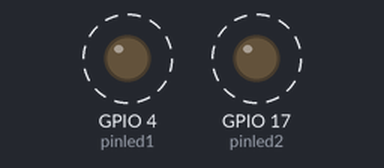
A program run on a simulated Raspberry Pi (BCM pin numbers). Parts: output pins drawn as LEDs (lit = HIGH). Dashed ring = blinking. The clock reads 2024-03-15 10:24:30 at power-on unless the program sets it.

Above: at 0.2 s.
Timing chart, 0 to 4.6 s (numbered marks = the images above):
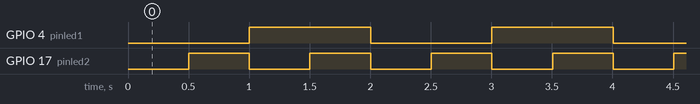

Measured:
- by itself, GPIO 4 (pinled1): alternates HIGH for 1.0 s and LOW for 1.0 s
- by itself, GPIO 17 (pinled2): alternates HIGH for 0.50 s and LOW for 0.50 s
- by itself, everything shown: repeats every 2.0 s, in 4 steps

The program:

prueba_de_leds_3.py
```python
import RPi.GPIO as IO
import time

pinled1 = 4
pinled2 = 17
interval_led1 = 1
interval_led2 = 0.5

def setup_gpio():
    IO.setmode(IO.BCM)
    IO.setup(pinled1, IO.OUT)
    IO.setup(pinled2, IO.OUT)

def netejaIO():
    IO.cleanup()

def time_slicing_leds():
    last_time_led1 = time.time()
    last_time_led2 = time.time()

    led1_state = False
    led2_state = False

    while True:
        current_time = time.time()

        if current_time - last_time_led1 >= interval_led1:
            led1_state = not led1_state
            IO.output(pinled1, led1_state)
            last_time_led1 = current_time

        if current_time - last_time_led2 >= interval_led2:
            led2_state = not led2_state
            IO.output(pinled2, led2_state)
            last_time_led2 = current_time

        time.sleep(0.01)

setup_gpio()

try:
    time_slicing_leds()
except KeyboardInterrupt:
    netejaIO()
```
